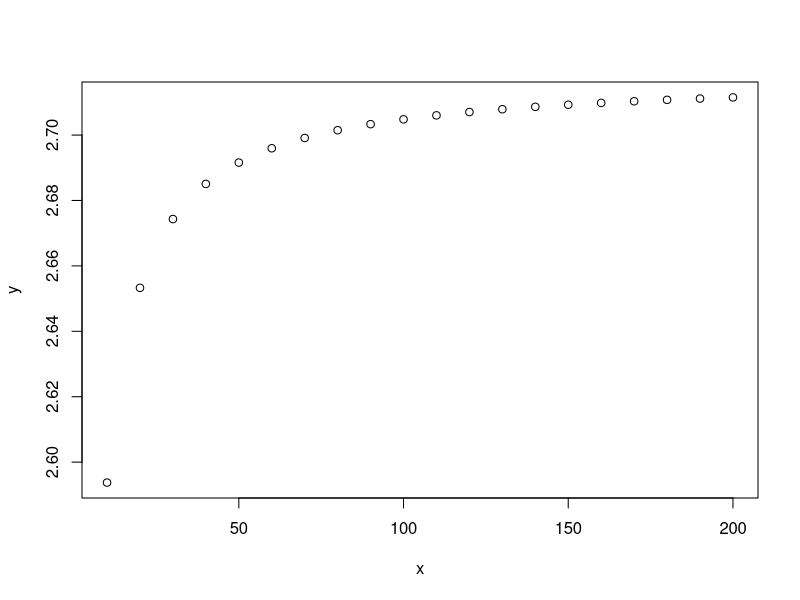
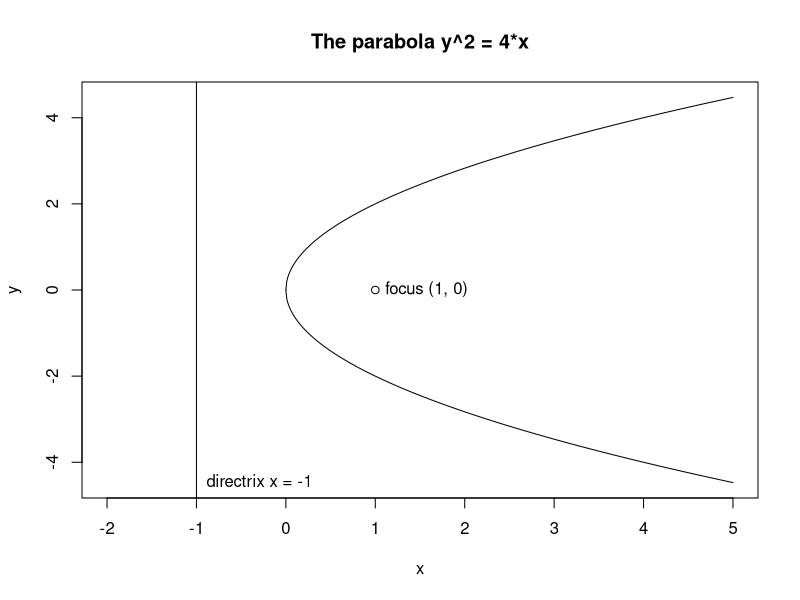

These charts were generated, in order, by the following R code:
## ---- chunk 1
x<-seq(10,200,by=10)
y<-(1+1/x)^x
plot(x,y)
## ---- chunk 2
x <- seq(0, 5, by = 0.01)
y.upper <- 2 * sqrt(x)
y.lower <- -2 * sqrt(x)
y.max <- max(y.upper)
y.min <- min(y.lower)
plot(c(-2, 5), c(y.min, y.max), type = "n", xlab = "x",ylab = "y")
lines(x, y.upper)
lines(x, y.lower)
abline(v = -1)
points(1, 0)
text(1, 0, "focus (1, 0)", pos = 4)
text(-1, y.min, "directrix x = -1", pos = 4)
title("The parabola y^2 = 4*x")
